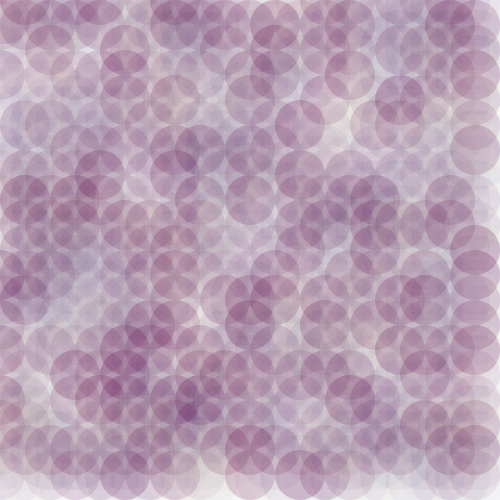
Frame 1 (no input)
Frame 60 (the mouse pressed at the canvas centre just before this capture): identical to frame 1, image omitted
Frame 120 (the mouse held since frame 60 and released just before this capture): identical to frame 1, image omitted

The Processing sketch that drew this single still picture (run headless with seeded random() and noise(); from frame 60 on, the mouse is pressed at the canvas centre):

// Processing sketch: processing_31522
// ── processing_31522.pde

int patternSeperationX = 25;
int patternSeperationY = 25;
    
float position = 20;
float trans = 20;
   
void setup(){
  size(500,500);
background (255);
      
   
  fill(255);
  noStroke();
  //rect(0,0,patternSeperationX,patternSeperationY);
  stroke(0);
      
  for(int i = 0; i < width/patternSeperationX; i++){
      for(int j = 0; j < height/patternSeperationY; j++){
        pushMatrix();
        translate(i*patternSeperationX, j*patternSeperationY);
        yourFunction();
        popMatrix();
      }
  }
      
}
    
    
void draw()
{
  
}
    
    
void yourFunction(){
 
  
  
 noStroke();
  fill (98,0,64, random (0,60));
  ellipse (random (0,position),random (0,position),50,50);
  smooth();
   
  
  position = 0 * 1.00091;
  trans = trans - 0.5;
  
  noStroke();
  fill (15,8,85, random (0,15));
  ellipse (random (0,position),random (0,position),80,80);
  smooth();
   
  
  position = 0 * 1.00091;
  trans = trans - 5;
 
 
   noStroke();
    fill (52,0,34, random (0,10));
    ellipse (random (0,position),random (0,position),10,10);
   smooth();
  
    position = 0 * 1.00091;
    trans = trans - 0.5;
     
     noStroke();
    fill (237,233,211, random (0,40));
    ellipse (random (0,position),random (0,position),60,60);
   smooth();
  
    position =0 * 1.00091;
    trans = trans - 2;
}
